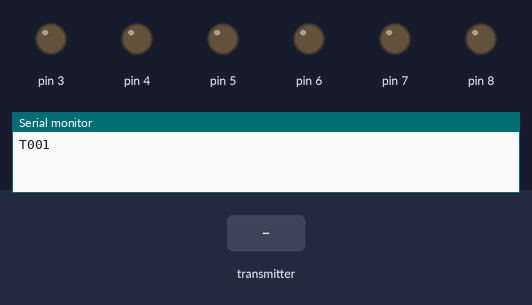
Simulated run of this sketch. Board: Arduino Uno, built with avr-gcc and run on an emulated ATmega328P. On the bench: output pins drawn as LEDs (lit = HIGH), the last lines printed to the serial monitor. Inputs (shaded band) come from the test bench. No radio packets arrive unless stated.

Above: at 1.2 s.
1.3 s: the transmitter starts sending X = 256
At 2.4 s:
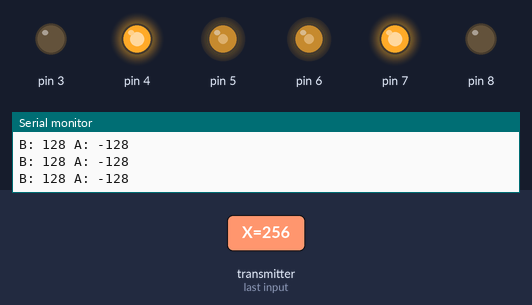
2.8 s: the transmitter starts sending Y = 256
At 3.5 s:
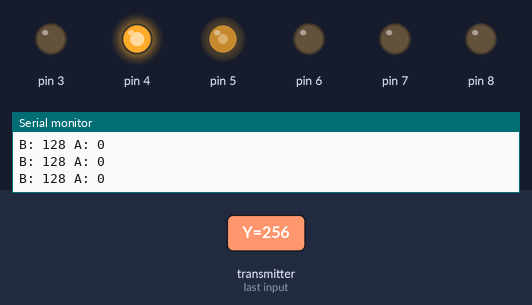
4.3 s: the transmitter starts sending X = 0
At 4.6 s:
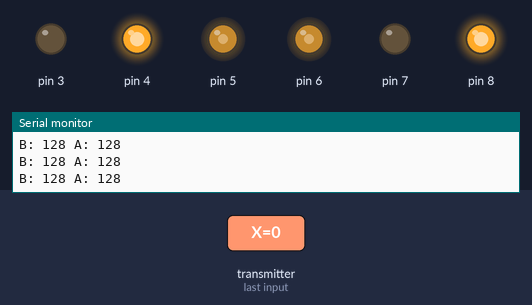
5.8 s: the transmitter starts sending Y = 512
At 7.0 s:
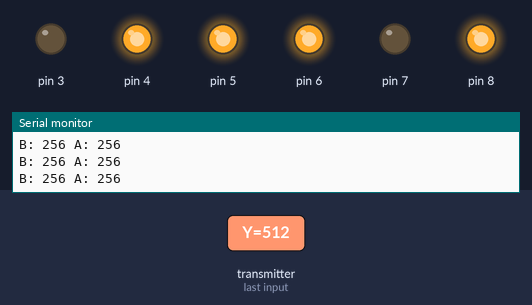
7.3 s: the transmitter starts sending X = 512
At 8.2 s:
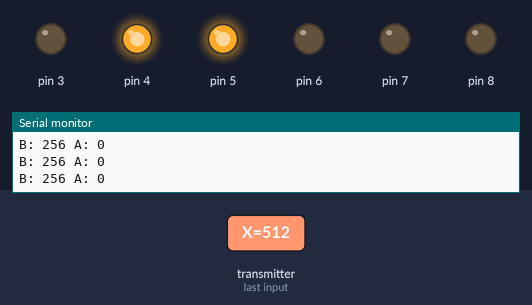
8.8 s: the transmitter starts sending Y = 0
At 9.3 s:
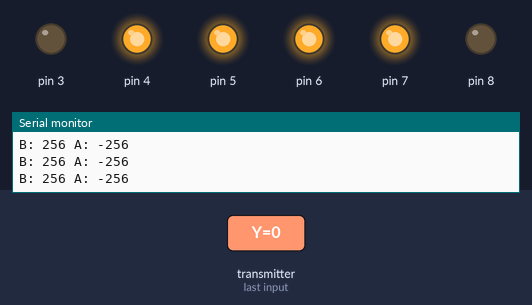
Timing chart, 0 to 11.3 s (numbered marks = the images above; inputs shaded):
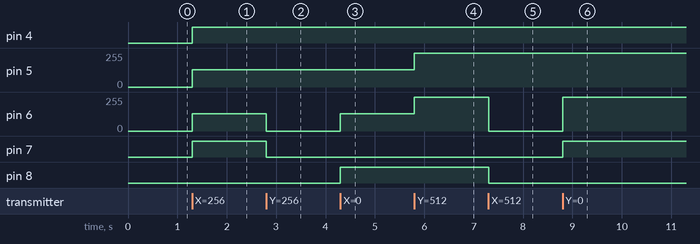

Measured:
- after the input at 1.3 s, pin 4, pin 7: LOW → HIGH at once; pin 5, pin 6: 0/255 → 128/255 at once
- after the input at 2.8 s, pin 6: 128/255 → 0/255 at once; pin 7: HIGH → LOW at once
- after the input at 4.3 s, pin 6: 0/255 → 128/255 at once; pin 8: LOW → HIGH at once
- after the input at 5.8 s, pin 5, pin 6: 128/255 → 255/255 at once
- after the input at 7.3 s, pin 6: 255/255 → 0/255 at once; pin 8: HIGH → LOW at once
- after the input at 8.8 s, pin 6: 0/255 → 255/255 at once; pin 7: LOW → HIGH at once

The sketch:

joy_receiver.ino
```cpp
/*
* Motor B (right when looking from front)
* This is a very basic example of how to send data from one node to another
* Updated: Dec 2014 by TMRh20
*/

#include <Wire.h>
#include <SPI.h>
#include <RF24_config.h>
#include <printf.h>
#include <nRF24L01.h>

#include "RF24.h"

#include "joydata.h"
#include "motor.h"
#include "motorpins.h"

RF24 radio(9, 10);
byte addresses[][6] = { "1Node", "2Node" };

// Motor A is left when facing the front of the robot
MotorPins motorA = { 7, 8, 6 };
// Motor B is right when facing the front of the robot
MotorPins motorB = { 3, 4, 5 };

Motor motor(motorA, motorB);

void setupRadio()
{
	radio.begin();
	radio.setPALevel(RF24_PA_HIGH);
	radio.setAutoAck(1);
	radio.setRetries(0, 15);
	radio.openReadingPipe(0, addresses[1]);
	radio.startListening();
}

void setup()
{
	motor.setup();
	setupRadio();
    Serial.begin(115200);
    Serial.println(F("T001"));
}

void handleJoyData(JoyData& joyData)
{
	int16_t motorBSpeed = 0;
	int16_t motorASpeed = 0;

	if (joyData.Y > 0)
	{
		// forward
		motorBSpeed = joyData.Y;
		motorASpeed = joyData.Y;

		if (joyData.X < 0)
		{
			// forward right
			motorBSpeed = joyData.Y + joyData.X;
		}
		else if (joyData.X > 0)
		{
			// forward left
			motorASpeed = joyData.Y - joyData.X;
		}
	}
	else if (joyData.Y < 0)
	{
		// reverse
		motorBSpeed = joyData.Y;
		motorASpeed = joyData.Y;

		if (joyData.X < 0)
		{
			// reverse right
			motorBSpeed = joyData.Y - joyData.X;
		}
		else if (joyData.X > 0)
		{
			// reverse left
			motorASpeed = joyData.Y + joyData.X;
		}
	}
	else if (joyData.X != 0)
	{
		// not moving forward or reverse, turning on point
		// condition below is just for clarification
		if (joyData.X < 0)
		{
			// spin left
			// motor B backward
			motorBSpeed = joyData.X;
			// motor A forward
			motorASpeed = -joyData.X;
		}
		else if (joyData.X > 0)
		{
			// spin right
			// motor B forward
			motorBSpeed = joyData.X;
			// motor A backward
			motorASpeed = -joyData.X;
		}
	}
	else
	{
		// stop both motors
	}

	motor.move(motorASpeed, motorBSpeed);

	Serial.print("B: ");
	Serial.print(motorBSpeed);
	Serial.print(" A: ");
	Serial.println(motorASpeed);
}
long prevMillis = 0;
void loop()
{
	long m = millis();
    if (radio.available())
    {
		//Serial.println(F("Got joy data"));
		prevMillis = m;

		JoyData joyData;
		radio.read(&joyData, sizeof(joyData));

		// motor values are 0-255
		joyData.X = joyData.X / 2;
		joyData.Y = joyData.Y / 2;

		//Serial.println(F("----------------"));
		//printlnJoyData(joyData, Serial);

		handleJoyData(joyData);
    }
    else
    {
		long diff = m - prevMillis;
		if (diff > 3000)
		{
			prevMillis = m;
			Serial.println(F("No joy data after 3 seconds"));
		}
    }
}
```

joydata.h
```cpp
#pragma once

#include <Arduino.h>

#pragma pack(1)
typedef struct _JoyData
{
    // id
    uint8_t Id;
    // Joy-X value from -255 to 255
    int16_t X;
    // Joy-Y value from -255 to 255
    int16_t Y;
    // value of the button
    uint8_t Button;
} JoyData;

const size_t joyDataSize = sizeof(JoyData);

void copyJoyDataFromVolatile(volatile JoyData& source, JoyData& target)
{
    target.Id = source.Id;
    target.X = source.X;
    target.Y = source.Y;
    target.Button = source.Button;
}

void printJoyData(JoyData& joyData, Print& print)
{
    print.print(joyData.Id);
    print.print(F(","));
    print.print(joyData.X);
    print.print(F(","));
    print.print(joyData.Y);
    print.print(F(","));
    print.print(joyData.Button);
}

void printlnJoyData(JoyData& joyData, Print& print)
{
    printJoyData(joyData, print);
    print.println();
}

void zeroDeadZoneJoyData(JoyData& joyData, short xyDeadZone, byte buttonDeadZone)
{
    if (abs(joyData.X) <= xyDeadZone)
    {
        joyData.X = 0;
    }

    if (abs(joyData.Y) <= xyDeadZone)
    {
        joyData.Y = 0;
    }

    if (joyData.Button <= buttonDeadZone)
    {
        joyData.Button = 0;
    }
}

void clampJoyDataXY(JoyData& joyData, short min, short max)
{
    if (joyData.X < min)
    {
        joyData.X = min;
    }

    if (joyData.X > max)
    {
        joyData.X = max;
    }

    if (joyData.Y < min)
    {
        joyData.Y = min;
    }

    if (joyData.Y > max)
    {
        joyData.Y = max;
    }
}

bool areJoyDataEqual(JoyData& oldData, JoyData& newData)
{
    // ignore the id

    if (oldData.X != newData.X)
    {
        return false;
    }

    if (oldData.Y != newData.Y)
    {
        return false;
    }

    if (oldData.Button != newData.Button)
    {
        return false;
    }

    return true;
}
```

motor.cpp
```cpp
#include "motor.h"


Motor::Motor(MotorPins motorA, MotorPins motorB) :
	mA(motorA), mB(motorB)
{

}

void Motor::setup()
{
	pinMode(mA.dir1Pin, OUTPUT);
	pinMode(mA.dir2Pin, OUTPUT);
	pinMode(mA.speedPin, OUTPUT);
	pinMode(mB.dir1Pin, OUTPUT);
	pinMode(mB.dir2Pin, OUTPUT);
	pinMode(mB.speedPin, OUTPUT);
}

void Motor::move(int16_t motorASpeed, int16_t motorBSpeed)
{
	motorMove(mA, motorASpeed);
	motorMove(mB, motorBSpeed);
}

void Motor::motorMove(MotorPins& motor, int16_t motorSpeed)
{
	motorSpeed = clampMotorSpeed(motorSpeed);

	if (motorSpeed > 0)
	{
		// forward
		digitalWrite(motor.dir1Pin, LOW);
		digitalWrite(motor.dir2Pin, HIGH);

		analogWrite(motor.speedPin, motorSpeed);
	}
	else if (motorSpeed < 0)
	{
		// reverse
		digitalWrite(motor.dir1Pin, HIGH);
		digitalWrite(motor.dir2Pin, LOW);

		analogWrite(motor.speedPin, -motorSpeed);
	}
	else
	{
		// stop
		digitalWrite(motor.dir1Pin, LOW);
		digitalWrite(motor.dir2Pin, LOW);

		analogWrite(motor.speedPin, 0);
	}
}

int16_t Motor::clampMotorSpeed(int16_t motorSpeed)
{
	if (motorSpeed > 255)
	{
		motorSpeed = 255;
	}

	if (motorSpeed < -255)
	{
		motorSpeed = -255;
	}

	return motorSpeed;
}
```

motor.h
```cpp
#pragma once

#include "motorpins.h"

class Motor
{
public:
	Motor(MotorPins motorA, MotorPins motorB);
	void setup();
	void move(int16_t motorASpeed, int16_t motorBSpeed);
private:
	MotorPins mA;
	MotorPins mB;
	void motorMove(MotorPins& motor, int16_t motorSpeed);
	int16_t clampMotorSpeed(int16_t motorSpeed);
};
```

MotorPins.h
```cpp
#pragma once

#include <Arduino.h>

struct MotorPins
{
	uint8_t dir1Pin;
	uint8_t dir2Pin;
	// Needs to be a PWM pin to be able to control motor speed
	int16_t speedPin;
};
```
